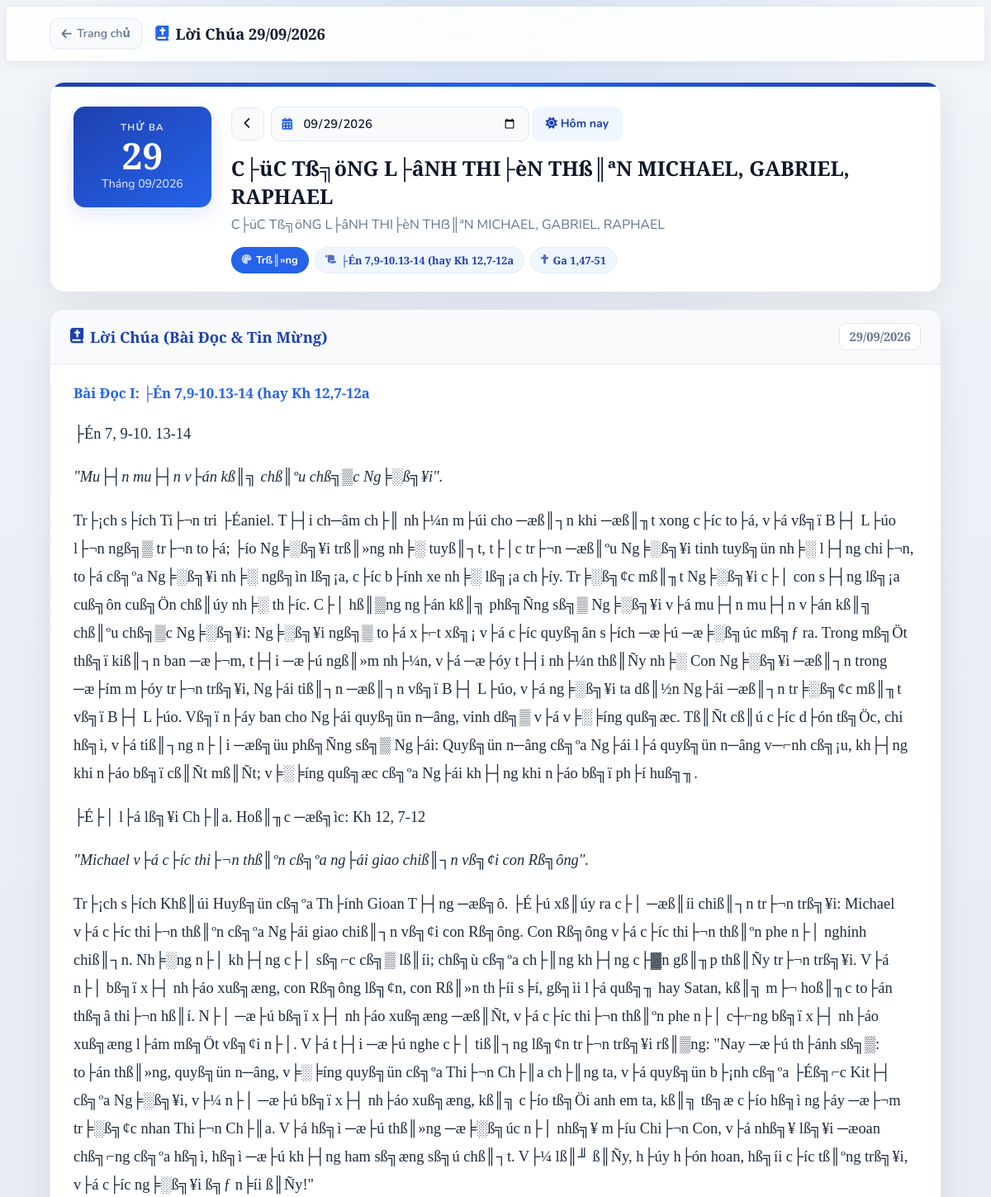
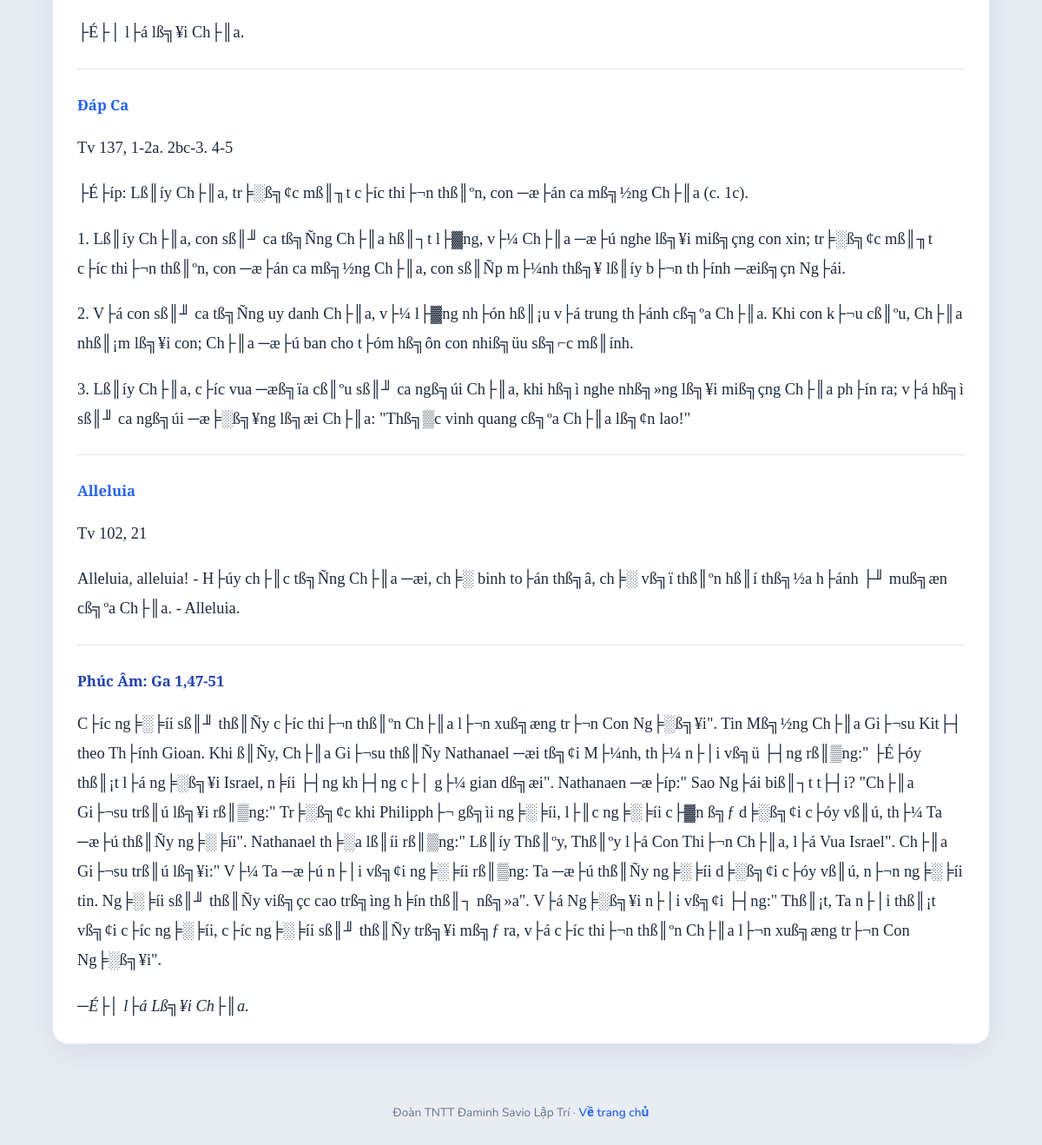
/test/loichua.php?ngay=2026-09-29, run on the app's committed database (2 pictures, top to bottom).
### tables this page shows
CREATE TABLE `loichua_daily` (
  `id` int(11) NOT NULL AUTO_INCREMENT,
  `ngay` date NOT NULL,
  `title` varchar(255) DEFAULT NULL,
  `gospel` longtext DEFAULT NULL,
  `reflection` longtext DEFAULT NULL,
  `created_at` timestamp NOT NULL DEFAULT current_timestamp(),
  `updated_at` timestamp NOT NULL DEFAULT current_timestamp() ON UPDATE current_timestamp(),
  `feast` varchar(500) DEFAULT NULL,
  `liturgy_calendar` varchar(500) DEFAULT NULL,
  `readings_summary` varchar(500) DEFAULT NULL,
  `liturgical_color` varchar(50) DEFAULT NULL,
  `reading_1` longtext DEFAULT NULL,
  `gospel_ref` varchar(120) DEFAULT NULL,
  `liturgy_year` varchar(10) DEFAULT NULL,
  `reading_psalm` longtext DEFAULT NULL,
  `reading_alleluia` longtext DEFAULT NULL,
  PRIMARY KEY (`id`),
  UNIQUE KEY `ngay` (`ngay`),
  KEY `idx_ngay` (`ngay`)
);

CREATE TABLE `liturgy_calendar` (
  `ngay` date NOT NULL,
  `feast` varchar(500) DEFAULT NULL,
  `liturgy_calendar` varchar(500) DEFAULT NULL,
  `readings_summary` varchar(500) DEFAULT NULL,
  `liturgical_color` varchar(50) DEFAULT NULL,
  `liturgy_year` varchar(10) DEFAULT NULL,
  `reading_1_ref` varchar(120) DEFAULT NULL,
  `gospel_ref` varchar(120) DEFAULT NULL,
  `created_at` timestamp NOT NULL DEFAULT current_timestamp(),
  `updated_at` timestamp NOT NULL DEFAULT current_timestamp() ON UPDATE current_timestamp(),
  PRIMARY KEY (`ngay`),
  KEY `idx_liturgy_ngay` (`ngay`)
);

### test/scripts/loichua_parser.php (called while the page is built, shortened)
<?php
function loichua_ensure_columns($mysqli) {
    $columns = [
        'feast' => 'VARCHAR(500) NULL',
        'liturgy_calendar' => 'VARCHAR(500) NULL',
        'readings_summary' => 'VARCHAR(500) NULL',
        'liturgical_color' => 'VARCHAR(50) NULL',
        'reading_1' => 'LONGTEXT NULL',
        'reading_psalm' => 'LONGTEXT NULL',
        'reading_alleluia' => 'LONGTEXT NULL',
        'gospel_ref' => 'VARCHAR(120) NULL',
        'liturgy_year' => 'VARCHAR(10) NULL',
    ];
    foreach ($columns as $name => $definition) {
        $check = $mysqli->query("SHOW COLUMNS FROM loichua_daily LIKE '$name'");
    }
}
function loichua_load_from_db($mysqli, $date) {
    loichua_ensure_columns($mysqli);
    $sql = "SELECT title, gospel, reflection, feast, liturgy_calendar, readings_summary,
                   liturgical_color, reading_1, reading_psalm, reading_alleluia,
                   gospel_ref, liturgy_year
            FROM loichua_daily WHERE ngay = ? LIMIT 1";
    $stmt = $mysqli->prepare($sql);
    $stmt->bind_param('s', $date);
    $stmt->execute();
    $stmt->bind_result(
        $title,
        $gospel,
        $reflection,
        $feast,
        $liturgy_calendar,
        $readings_summary,
        $liturgical_color,
        $reading_1,
        $reading_psalm,
        $reading_alleluia,
        $gospel_ref,
        $liturgy_year
    );
    return [
        'title' => $title,
        'gospel' => $gospel,
        'reflection' => $reflection,
        'feast' => $feast,
        'liturgy_calendar' => $liturgy_calendar,
        'readings_summary' => $readings_summary,
        'liturgical_color' => $liturgical_color,
        'reading_1' => $reading_1,
        'reading_psalm' => $reading_psalm,
        'reading_alleluia' => $reading_alleluia,
        'gospel_ref' => $gospel_ref,
        'liturgy_year' => $liturgy_year,
    ];
}

### test/scripts/liturgy_calendar.php (called while the page is built, shortened)
<?php
function liturgy_calendar_ensure_table($mysqli) {
    $sql = "CREATE TABLE IF NOT EXISTS liturgy_calendar (
        ngay DATE NOT NULL PRIMARY KEY,
        feast VARCHAR(500) NULL,
        liturgy_calendar VARCHAR(500) NULL,
        readings_summary VARCHAR(500) NULL,
        liturgical_color VARCHAR(50) NULL,
        liturgy_year VARCHAR(10) NULL,
        reading_1_ref VARCHAR(120) NULL,
        gospel_ref VARCHAR(120) NULL,
        created_at TIMESTAMP DEFAULT CURRENT_TIMESTAMP,
        updated_at TIMESTAMP DEFAULT CURRENT_TIMESTAMP ON UPDATE CURRENT_TIMESTAMP,
        INDEX idx_liturgy_ngay (ngay)
    ) ENGINE=InnoDB DEFAULT CHARSET=utf8mb4 COLLATE=utf8mb4_unicode_ci";
}
function liturgy_calendar_load($mysqli, $date) {
    $sql = "SELECT feast, liturgy_calendar, readings_summary, liturgical_color,
                   liturgy_year, reading_1_ref, gospel_ref
            FROM liturgy_calendar WHERE ngay = ? LIMIT 1";
    $stmt = $mysqli->prepare($sql);
    $stmt->bind_param('s', $date);
    $stmt->execute();
    $stmt->bind_result(
        $feast,
        $liturgy_calendar,
        $readings_summary,
        $liturgical_color,
        $liturgy_year,
        $reading_1_ref,
        $gospel_ref
    );
    return [
        'feast' => $feast,
        'liturgy_calendar' => $liturgy_calendar,
        'readings_summary' => $readings_summary,
        'liturgical_color' => $liturgical_color,
        'liturgy_year' => $liturgy_year,
        'reading_1_ref' => $reading_1_ref,
        'gospel_ref' => $gospel_ref,
    ];
}

### test/loichua.php (the view, shortened to what this page needs)
<?php
require_once 'db_connect.php';
require_once __DIR__ . '/scripts/loichua_parser.php';
require_once __DIR__ . '/scripts/liturgy_calendar.php';
$mysqli = $conn;
$db_error = '';
if (!$db_error) {
    $create_table_sql = "CREATE TABLE IF NOT EXISTS loichua_daily (
      id INT AUTO_INCREMENT PRIMARY KEY,
      ngay DATE NOT NULL UNIQUE,
      title VARCHAR(255),
      gospel LONGTEXT,
      reflection LONGTEXT,
      feast VARCHAR(500) NULL,
      liturgy_calendar VARCHAR(500) NULL,
      readings_summary VARCHAR(500) NULL,
      liturgical_color VARCHAR(50) NULL,
      reading_1 LONGTEXT NULL,
      reading_psalm LONGTEXT NULL,
      reading_alleluia LONGTEXT NULL,
      gospel_ref VARCHAR(120) NULL,
      liturgy_year VARCHAR(10) NULL,
      created_at TIMESTAMP DEFAULT CURRENT_TIMESTAMP,
      updated_at TIMESTAMP DEFAULT CURRENT_TIMESTAMP ON UPDATE CURRENT_TIMESTAMP,
      INDEX idx_ngay (ngay)
    ) ENGINE=InnoDB DEFAULT CHARSET=utf8mb4 COLLATE=utf8mb4_unicode_ci";
    $mysqli->query($create_table_sql);
}
function loichua_theme_class($liturgical_color) {
    if (function_exists('mb_strtolower')) {
        $c = mb_strtolower(trim($liturgical_color), 'UTF-8');
    } else {
        $c = strtolower(trim($liturgical_color));
    }
    $has = function ($needle) use ($c) {
        if (function_exists('mb_strpos')) {
            return mb_strpos($c, $needle, 0, 'UTF-8') !== false;
        }
        return strpos($c, $needle) !== false;
    };
    return 'theme-default';
}
$calendar_max_date = '2026-09-30';
$today = date('Y-m-d');
$view_date = $today;
if (isset($_GET['ngay']) && preg_match('/^\d{4}-\d{2}-\d{2}$/', $_GET['ngay'])) {
    $view_date = $_GET['ngay'];
}
$title = '';
$gospel_html = '';
$reading_1_html = '';
$reading_psalm_html = '';
$reading_alleluia_html = '';
$feast = '';
$liturgy_calendar = '';
$readings_summary = '';
$liturgical_color = '';
$gospel_ref = '';
$reading_1_ref = '';
$liturgy_year = '';
$has_content = false;
$days_vn = ['Chủ Nhật', 'Thứ Hai', 'Thứ Ba', 'Thứ Tư', 'Thứ Năm', 'Thứ Sáu', 'Thứ Bảy'];
$reading_day_name = $days_vn[(int)date('w', strtotime($view_date))];
$reading_date_display = date('d/m/Y', strtotime($view_date));
$prev_date = date('Y-m-d', strtotime($view_date . ' -1 day'));
$next_date = date('Y-m-d', strtotime($view_date . ' +1 day'));
$can_go_next = $next_date <= $calendar_max_date;
$is_today = ($view_date === $today);
$day_of_month = date('d', strtotime($view_date));
$month_year = date('m/Y', strtotime($view_date));
if (!$db_error) {
    $calendar_row = liturgy_calendar_load($mysqli, $view_date);
    if ($calendar_row) {
        $feast = $calendar_row['feast'] ?: '';
        $liturgy_calendar = $calendar_row['liturgy_calendar'] ?: '';
        $readings_summary = $calendar_row['readings_summary'] ?: '';
        $liturgical_color = $calendar_row['liturgical_color'] ?: '';
        $liturgy_year = $calendar_row['liturgy_year'] ?: '';
        $gospel_ref = $calendar_row['gospel_ref'] ?: '';
        $reading_1_ref = $calendar_row['reading_1_ref'] ?: '';
    }
    $row = loichua_load_from_db($mysqli, $view_date);
    if ($row) {
        $gospel_html = $row['gospel'] ?: '';
        $reflection_html = $row['reflection'] ?: '';
        $reading_1_html = $row['reading_1'] ?: '';
        $reading_psalm_html = $row['reading_psalm'] ?: '';
        $reading_alleluia_html = $row['reading_alleluia'] ?: '';
        $has_content = ($gospel_html !== '' || $reflection_html !== '' || $reading_1_html !== ''
            || $reading_psalm_html !== '' || $reading_alleluia_html !== '');
    }
}
$theme_class = loichua_theme_class($liturgical_color);
$has_reading_1 = $has_content && $reading_1_html !== '';
$has_psalm = $has_content && $reading_psalm_html !== '';
$has_alleluia = $has_content && $reading_alleluia_html !== '';
$has_gospel = $has_content && $gospel_html !== '';
$has_loi_chua = $has_reading_1 || $has_psalm || $has_alleluia || $has_gospel;
?>
<!DOCTYPE html>
<html lang="vi">
<head>
    <link rel="stylesheet" href="https://cdnjs.cloudflare.com/ajax/libs/font-awesome/6.4.2/css/all.min.css">
    <link rel="stylesheet" href="css/loichua.css">
</head>
<body class="loichua-page <?php echo htmlspecialchars($theme_class); ?>">
    <header class="lc-topbar">
        <div class="lc-topbar-inner">
            <a href="index.php" class="lc-back"><i class="fa-solid fa-arrow-left"></i> Trang chủ</a>
            <h1 class="lc-topbar-title"><i class="fa-solid fa-book-bible"></i> Lời Chúa <?php echo $is_today ? 'Hôm Nay' : $reading_date_display; ?></h1>
        </div>
    </header>
    <main class="lc-main">
        <section class="lc-banner">
            <div class="lc-banner-accent"></div>
            <div class="lc-banner-body">
                <div class="lc-banner-top">
                    <div class="lc-date-widget">
                        <div>
                            <div class="lc-weekday"><?php echo htmlspecialchars($reading_day_name); ?></div>
                            <div class="lc-day-num"><?php echo htmlspecialchars($day_of_month); ?></div>
                            <div class="lc-month">
                                Tháng <?php echo htmlspecialchars($month_year); ?>
                            </div>
                        </div>
                    </div>
                    <div class="lc-banner-info">
                        <div class="lc-date-controls">
                            <a href="loichua.php?ngay=<?php echo $prev_date; ?>" class="lc-nav-btn" title="Ngày trước"><i class="fa-solid fa-chevron-left"></i></a>
                            <div class="lc-date-picker-wrap">
                                <input type="date" class="lc-date-picker" id="lcDatePicker"
                                       value="<?php echo htmlspecialchars($view_date); ?>"
                                       max="<?php echo htmlspecialchars($calendar_max_date); ?>"
                                       aria-label="Chọn ngày">
                            </div>
                            <a href="loichua.php?ngay=<?php echo $next_date; ?>" class="lc-nav-btn <?php echo $can_go_next ? '' : 'disabled'; ?>" title="Ngày sau"><i class="fa-solid fa-chevron-right"></i></a>
                            <?php if (!$is_today): ?>
                                <a href="loichua.php" class="lc-btn-today"><i class="fa-solid fa-sun me-1"></i> Hôm nay</a>
                            <?php endif; ?>
                        </div>
                        <?php if ($feast): ?>
                            <h2><?php echo htmlspecialchars($feast); ?></h2>
                        <?php endif; ?>
                        <?php if ($liturgy_calendar): ?>
                            <p class="lc-liturgy-day"><?php echo htmlspecialchars($liturgy_calendar); ?></p>
                        <?php endif; ?>
                        <div class="lc-chips">
                            <?php if ($liturgical_color): ?>
                                <span class="lc-chip color"><i class="fa-solid fa-palette"></i> <?php echo htmlspecialchars($liturgical_color); ?></span>
                            <?php endif; ?>
                            <?php if ($reading_1_ref): ?>
                                <span class="lc-chip ref"><i class="fa-solid fa-scroll"></i> <?php echo htmlspecialchars($reading_1_ref); ?></span>
                            <?php endif; ?>
                            <?php if ($gospel_ref): ?>
                                <span class="lc-chip ref"><i class="fa-solid fa-cross"></i> <?php echo htmlspecialchars($gospel_ref); ?></span>
                            <?php endif; ?>
                        </div>
                    </div>
                </div>
            </div>
        </section>
        <div class="lc-readings">
            <?php if ($has_loi_chua): ?>
            <article class="lc-reading" id="loi-chua">
                <div class="lc-reading-header">
                    <h3><i class="fa-solid fa-book-bible"></i> Lời Chúa (Bài Đọc &amp; Tin Mừng)</h3>
                    <span class="lc-ref"><?php echo htmlspecialchars($reading_date_display); ?></span>
                </div>
                <div class="lc-reading-body">
                    <?php if ($has_reading_1): ?>
                    <section class="lc-subsection">
                        <h4>Bài Đọc I<?php if ($reading_1_ref): ?>: <?php echo htmlspecialchars($reading_1_ref); ?><?php elseif ($liturgy_year): ?> <small>(năm <?php echo htmlspecialchars($liturgy_year); ?>)</small><?php endif; ?></h4>
                        <div class="lc-reading-text"><?php echo $reading_1_html; ?></div>
                    </section>
                    <?php endif; ?>
                    <?php if ($has_psalm): ?>
                    <section class="lc-subsection">
                        <h4>Đáp Ca</h4>
                        <div class="lc-reading-text"><?php echo $reading_psalm_html; ?></div>
                    </section>
                    <?php endif; ?>
                    <?php if ($has_alleluia): ?>
                    <section class="lc-subsection">
                        <h4>Alleluia</h4>
                        <div class="lc-reading-text"><?php echo $reading_alleluia_html; ?></div>
                    </section>
                    <?php endif; ?>
                    <?php if ($has_gospel): ?>
                    <section class="lc-subsection gospel">
                        <h4>Phúc Âm<?php if ($gospel_ref): ?>: <?php echo htmlspecialchars($gospel_ref); ?><?php endif; ?></h4>
                        <div class="lc-reading-text"><?php echo $gospel_html; ?></div>
                    </section>
                    <?php endif; ?>
                </div>
            </article>
            <?php endif; ?>
        </div>
    </main>
    <footer class="lc-footer">
        Đoàn TNTT Đaminh Savio Lập Trí &middot; <a href="index.php">Về trang chủ</a>
    </footer>
</body>
</html>

### data on the page
loichua_daily: feast "C├üC Tß╗öNG L├âNH THI├èN THß║ªN MICHAEL, GABRIEL, RAPHAEL", liturgy_calendar "C├üC Tß╗öNG L├âNH THI├èN THß║ªN MICHAEL, GABRIEL, RAPHAEL", liturgical_color "Trß║»ng", gospel_ref "Ga 1,47-51", reading_1 "├Én 7, 9-10. 13-14 \"Mu├┤n mu├┤n v├án kß║╗ chß║ºu chß╗▒c Ng╞░ß╗¥i\". Tr├¡ch s├ích Ti├¬n tri ├Éaniel. T├┤i ch─âm ch├║ nh├¼n m├úi cho ─æß║┐n khi ─æß║╖t xong c├íc to├á, v├á vß╗ï B├┤ L├úo l├¬n ngß╗▒ tr├¬n to├á; ├ío Ng╞░ß╗¥i trß║»ng nh╞░ tuyß║┐t, t├│c tr├¬n ─æß║ºu Ng╞░ß╗¥i tinh tuyß╗ün nh╞░ l├┤ng chi├¬n, to├á cß╗ºa Ng╞░ß╗¥i nh╞░ ngß╗ìn lß╗¡a, c├íc b├ính xe nh╞░ lß╗¡a ch├íy. Tr╞░ß╗¢c mß║╖t Ng╞░ß╗¥i c├│ con s├┤ng lß╗¡a cuß╗ôn cuß╗Ön chß║úy nh╞░ th├íc. C├│ hß║▒ng ng├án kß║╗ phß╗Ñng sß╗▒ Ng╞░ß╗¥i v├á mu├┤n mu├┤n v├án kß║╗ chß║ºu chß╗▒c Ng╞░ß╗¥i: Ng╞░ß╗¥i ngß╗▒ to├á x├⌐t xß╗¡ v├á c├íc quyß╗ân s├ích ─æ├ú ─æ╞░ß╗úc mß╗ƒ ra. Trong mß╗Öt thß╗ï kiß║┐n ban ─æ├¬m, t├┤i ─æ├ú ngß║»m nh├¼n, v├á ─æ├óy t├┤i nh├¼n…", reading_psalm "Tv 137, 1-2a. 2bc-3. 4-5 ├É├íp: Lß║íy Ch├║a, tr╞░ß╗¢c mß║╖t c├íc thi├¬n thß║ºn, con ─æ├án ca mß╗½ng Ch├║a (c. 1c). 1. Lß║íy Ch├║a, con sß║╜ ca tß╗Ñng Ch├║a hß║┐t l├▓ng, v├¼ Ch├║a ─æ├ú nghe lß╗¥i miß╗çng con xin; tr╞░ß╗¢c mß║╖t c├íc thi├¬n thß║ºn, con ─æ├án ca mß╗½ng Ch├║a, con sß║Ñp m├¼nh thß╗¥ lß║íy b├¬n th├ính ─æiß╗çn Ng├ái. 2. V├á con sß║╜ ca tß╗Ñng uy danh Ch├║a, v├¼ l├▓ng nh├ón hß║¡u v├á trung th├ánh cß╗ºa Ch├║a. Khi con k├¬u cß║ºu, Ch├║a nhß║¡m lß╗¥i con; Ch├║a ─æ├ú ban cho t├óm hß╗ôn con nhiß╗üu sß╗⌐c mß║ính. 3. Lß║íy Ch├║a, c├íc vua ─æß╗ïa cß║ºu sß║╜ ca ngß╗úi Ch├║a, khi hß╗ì nghe nhß╗»ng lß╗¥i miß╗çng Ch├║a ph├ín ra; v├á hß╗ì sß║╜ ca ngß╗úi ─æ╞░ß╗¥ng lß╗æi Ch├║a: \"Thß╗▒c vinh quang…", reading_alleluia "Tv 102, 21 Alleluia, alleluia! - H├úy ch├║c tß╗Ñng Ch├║a ─æi, ch╞░ binh to├án thß╗â, ch╞░ vß╗ï thß║ºn hß║í thß╗½a h├ánh ├╜ muß╗æn cß╗ºa Ch├║a. - Alleluia.", gospel "C├íc ng╞░╞íi sß║╜ thß║Ñy c├íc thi├¬n thß║ºn Ch├║a l├¬n xuß╗æng tr├¬n Con Ng╞░ß╗¥i\". Tin Mß╗½ng Ch├║a Gi├¬su Kit├┤ theo Th├ính Gioan. Khi ß║Ñy, Ch├║a Gi├¬su thß║Ñy Nathanael ─æi tß╗¢i M├¼nh, th├¼ n├│i vß╗ü ├┤ng rß║▒ng:\" ├É├óy thß║¡t l├á ng╞░ß╗¥i Israel, n╞íi ├┤ng kh├┤ng c├│ g├¼ gian dß╗æi\". Nathanaen ─æ├íp:\" Sao Ng├ái biß║┐t t├┤i? \"Ch├║a Gi├¬su trß║ú lß╗¥i rß║▒ng:\" Tr╞░ß╗¢c khi Philipph├¬ gß╗ìi ng╞░╞íi, l├║c ng╞░╞íi c├▓n ß╗ƒ d╞░ß╗¢i c├óy vß║ú, th├¼ Ta ─æ├ú thß║Ñy ng╞░╞íi\". Nathanael th╞░a lß║íi rß║▒ng:\" Lß║íy Thß║ºy, Thß║ºy l├á Con Thi├¬n Ch├║a, l├á Vua Israel\". Ch├║a Gi├¬su trß║ú lß╗¥i:\" V├¼ Ta ─æ├ú n├│i vß╗¢i ng╞░╞íi rß║▒ng: Ta ─æ├ú thß║Ñy ng╞░╞íi d╞░ß╗¢i c├óy vß║ú, n├¬n ng╞░╞íi tin.…"
liturgy_calendar: reading_1_ref "├Én 7,9-10.13-14 (hay Kh 12,7-12a"

### other printed values
$reading_date_display "29/09/2026"
$reading_day_name "THỨ BA"
$day_of_month "29"
$month_year "09/2026"
